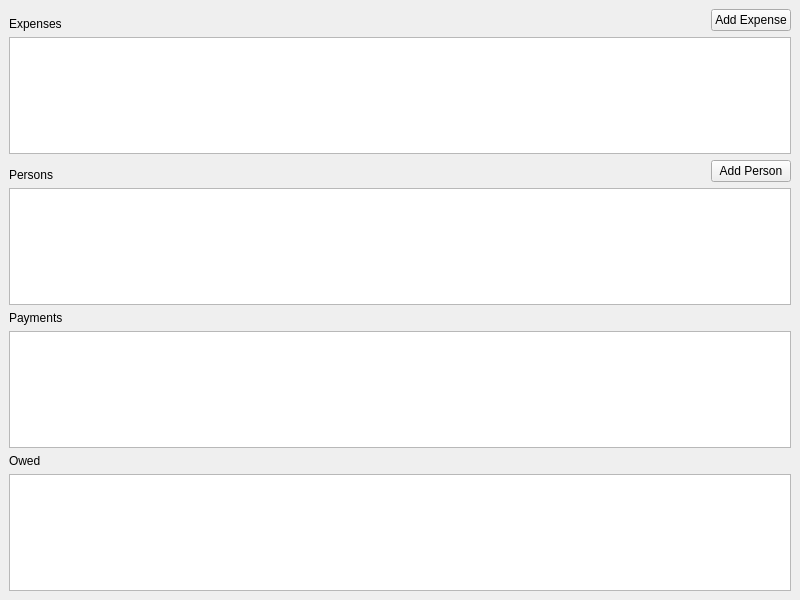
<?xml version="1.0" encoding="UTF-8"?>
<ui version="4.0">
 <class>App</class>
 <widget class="QMainWindow" name="App">
  <property name="geometry">
   <rect>
    <x>0</x>
    <y>0</y>
    <width>800</width>
    <height>600</height>
   </rect>
  </property>
  <property name="windowTitle">
   <string>Fair Budget</string>
  </property>
  <widget class="QWidget" name="centralwidget">
   <property name="sizePolicy">
    <sizepolicy hsizetype="Preferred" vsizetype="Preferred">
     <horstretch>1</horstretch>
     <verstretch>1</verstretch>
    </sizepolicy>
   </property>
   <layout class="QVBoxLayout" name="verticalLayout">
    <item>
     <layout class="QVBoxLayout" name="mainLayout" stretch="0,1,0,1,0,1,0,1">
      <property name="sizeConstraint">
       <enum>QLayout::SetNoConstraint</enum>
      </property>
      <item>
       <layout class="QHBoxLayout" name="horizontalLayout_3">
        <item alignment="Qt::AlignBottom">
         <widget class="QLabel" name="expenseLbl">
          <property name="text">
           <string>Expenses</string>
          </property>
         </widget>
        </item>
        <item alignment="Qt::AlignRight">
         <widget class="QPushButton" name="addExpenseBtn">
          <property name="text">
           <string>Add Expense</string>
          </property>
         </widget>
        </item>
       </layout>
      </item>
      <item>
       <widget class="QTableView" name="expenseTbl"/>
      </item>
      <item>
       <layout class="QHBoxLayout" name="horizontalLayout_4">
        <item alignment="Qt::AlignBottom">
         <widget class="QLabel" name="personsLbl">
          <property name="text">
           <string>Persons</string>
          </property>
         </widget>
        </item>
        <item alignment="Qt::AlignRight">
         <widget class="QPushButton" name="addPersonBtn">
          <property name="text">
           <string>Add Person</string>
          </property>
         </widget>
        </item>
       </layout>
      </item>
      <item>
       <widget class="QTableView" name="personTbl"/>
      </item>
      <item>
       <layout class="QHBoxLayout" name="horizontalLayout_5">
        <item alignment="Qt::AlignBottom">
         <widget class="QLabel" name="paymentLbl">
          <property name="text">
           <string>Payments</string>
          </property>
         </widget>
        </item>
       </layout>
      </item>
      <item>
       <widget class="QTableView" name="paymentTbl"/>
      </item>
      <item>
       <layout class="QHBoxLayout" name="horizontalLayout_6">
        <item alignment="Qt::AlignBottom">
         <widget class="QLabel" name="owedLbl">
          <property name="text">
           <string>Owed</string>
          </property>
         </widget>
        </item>
       </layout>
      </item>
      <item>
       <widget class="QTableView" name="owedTbl"/>
      </item>
     </layout>
    </item>
   </layout>
  </widget>
 </widget>
 <resources/>
 <connections/>
</ui>
